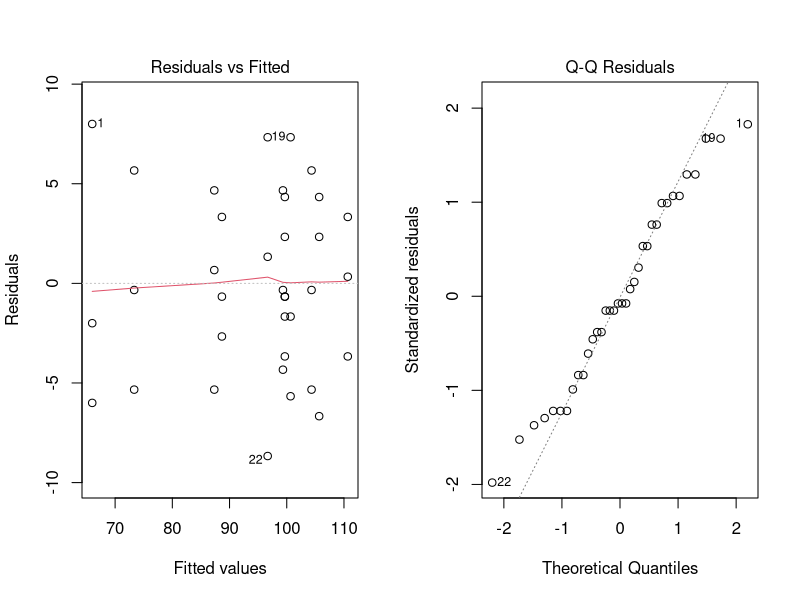
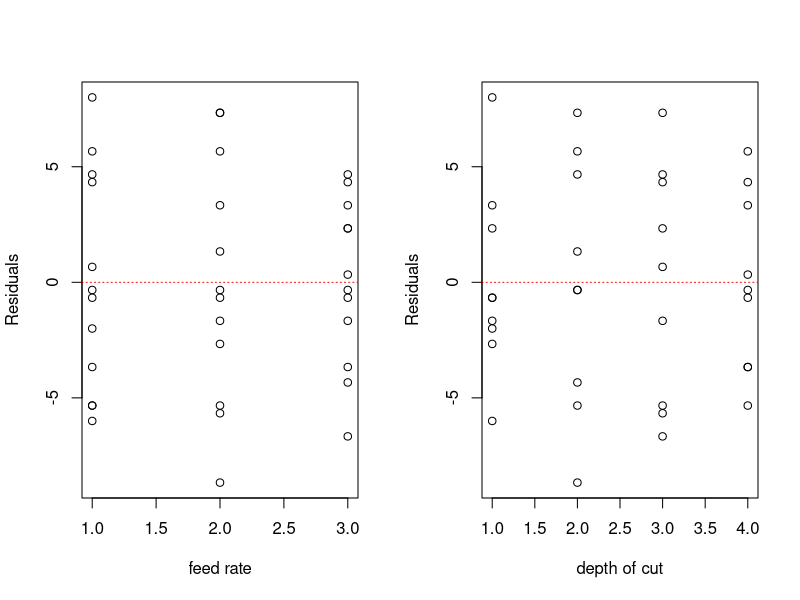
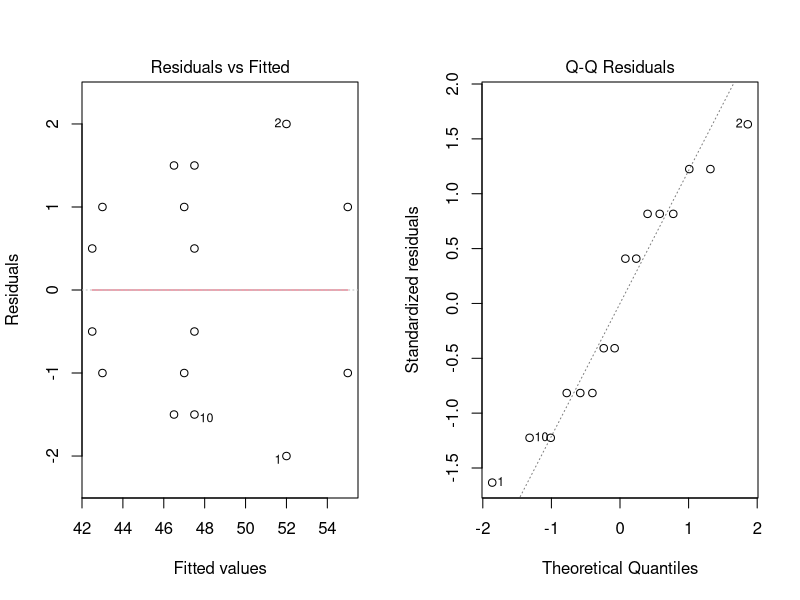
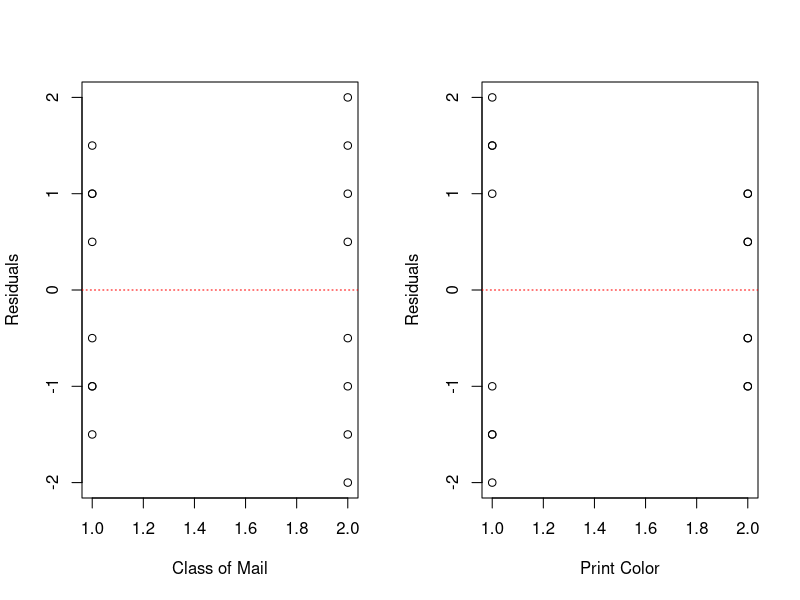
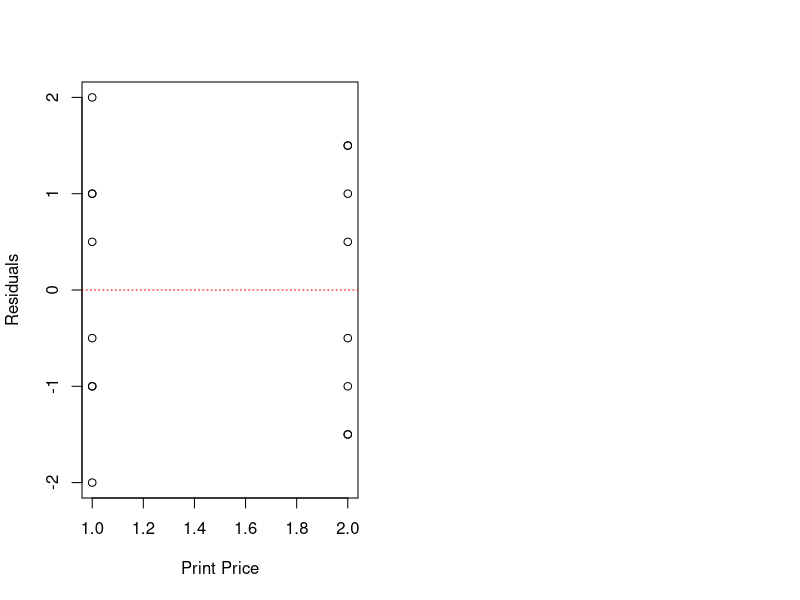

The R script that drew these images, in order:
## ---- chunk 1
feed <- c(rep(0.2,12), rep(0.25,12), rep(0.3,12))
depth <- rep(c(0.15,0.18,0.2, 0.25), 3)
y <- c(74,79,82,99,64,68,88,104,60,73,92,96,92,98,99,104,86,104,108,110,88,88,95,99,99,104,108,114,98,99,110,111,102,95,99,107)
D <- data.frame(y, feed, depth)
D$feed <- as.factor(D$feed)
D$depth <- as.factor(D$depth)
library(dplyr)
y.i <- D %>%
  group_by(feed) %>%
  summarise_each(funs(sum), y)
y.j <- D %>% 
  group_by(depth) %>%
  summarise_each(funs(sum), y)
yij. <- D %>% 
  group_by(feed,depth) %>%
  summarise_each(funs(sum), y)
y.. <- sum(y)
a <- 3; b <- 4; n <- 3; N <- a*b*n
ssa <- (1/(b*n))*sum(y.i$y^2) - y..^2/N 
ssb <- (1/(a*n))*sum(y.j$y^2) - y..^2/N
sssub <- (1/n)*sum(yij.$y^2) - y..^2/N
ssab <- sssub - ssa - ssb
sst <- sum(y^2) - y..^2/N
sse <- sst - ssab - ssa - ssb
msa <- ssa/(a-1); msb <- ssb/(b-1); msab <- ssab/((a-1)*(b-1))
mse <- sse/(a*b*(n-1))
Fa <- msa/mse; Fb <- msb/mse; Fab <- msab/mse
df <- a*b*(n-1)
p.Fa <- 1 - pf(Fa, a-1, df); p.Fb <- 1 - pf(Fb, b-1, df)
p.Fab <- 1 - pf(Fab, (a-1)*(b-1), df)
fit.1 <- aov(y ~ feed*depth, D)
#knitr::kable(anova(fit))
## ---- chunk 2
par(mfrow=c(1,2))
plot(fit.1, which = c(1,2))
## ---- chunk 3
par(mfrow=c(1,2))
plot(fit.1$residuals~as.numeric(D$feed), xlab = "feed rate", 
     ylab = "Residuals"); abline(h=0, lty = 3, col = "red")
plot(fit.1$residuals~as.numeric(D$depth), xlab = "depth of cut", 
     ylab = "Residuals"); abline(h=0, lty = 3, col = "red")
## ---- chunk 4
est.25 <- mean(D[D$feed == 0.25, 1])
est.3 <- mean(D[D$feed == 0.3, 1])
t0 <- qt(0.975, a*b*(n-1))
cv <- sqrt(mse/n)
cv2 <- sqrt(2*mse/n)
## ---- chunk 5
estd.2 <- mean(D[D$depth == 0.2, 1])
estd.25 <- mean(D[D$depth == 0.25, 1])
est <- estd.2 - estd.25
## ---- chunk 6
# get the data into R.  There isn't a file so we will type it in
y <- c(40.9,41.9,42,44.4,46.2,48.4,42.8,43.9,44.8,48.2,48.6,50.7,
       45.4,46,46.2,49.9,50.8,50.3)
resin <- as.factor(c(rep(6,6), rep(9,6), rep(12,6)))
slash <- as.factor(rep(c(0,25,50), 6))
target <- as.factor(rep(c(rep(42,3),rep(48,3)), 3))
G <- data.frame(y, resin, slash, target)
## ---- chunk 7
est.t <- mean(G[G$target == 48,1]) - mean(G[G$target == 42,1])
tar.48 <- G[G$target == 48,1]
tar.42 <- G[G$target == 42,1]
## ---- chunk 8
library(dplyr)
# using R to calculate the model
fit.G <- aov(y ~ target+resin*slash, data = G)
# build the ANOVA table by "hand"
y..k <- G %>% # blocking
  group_by(target) %>%
  summarise_each(funs(sum), y)
y.i <- G %>% # rows
  group_by(resin) %>%
  summarise_each(funs(sum), y)
y.j <- G %>% # columns
  group_by(slash) %>%
  summarise_each(funs(sum), y)
yij. <- G %>% # subgroups
  group_by(resin, slash) %>%
  summarise_each(funs(sum), y)
y.. <- sum(y) # sum of all obs
a <- 3; b <- 3; n <- 2; N <- a*b*n
blocks <- (1/(a*b))*sum(y..k$y^2) - y..^2/N #ss due to blocks
ssa <- (1/(b*n))*sum(y.i$y^2) - y..^2/N #ss due to row
ssb <- (1/(a*n))*sum(y.j$y^2) - y..^2/N # ss due to col
sssub <- (1/n)*sum(yij.$y^2) - y..^2/N # ss sub for interaction
ssab <- sssub - ssa - ssb # ss due to interaction
sst <- sum(y^2) - y..^2/N # total sum of squares
sse <- sst - ssab - ssa - ssb - blocks # ss errors
msa <- ssa/(a-1); msb <- ssb/(b-1); msab <- ssab/((a-1)*(b-1))
msblocks <- blocks/(n-1)
mse <- sse/((a*b-1)*(n-1))
sigdelta <- (msblocks - mse)/(a*b)
Fa <- msa/mse; Fb <- msb/mse; Fab <- msab/mse; Fbl <- msblocks/mse
df <- (a*b-1)*(n-1)
p.Fa <- 1 - pf(Fa, a-1, df); p.Fb <- 1 - pf(Fb, b-1, df)
p.Fab <- 1 - pf(Fab, (a-1)*(b-1), df)
p.Fbl <- 1 - pf(Fbl, n-1, df)
## ---- chunk 9
G$pred <- fit.G$fitted.values 
# append the fitted values to our data table.  Then we can look at 
# what the factor levels are when we predict y at its lowest.  There
# are ways to plot this...it's a little more complex then I want to
# spend time on at the moment.
## ---- chunk 10
one <- 425; a <- 426; b <- 1118; ab <- 1203; c <- 1283 
ac <- 1396; bc <- 1670; abc <- 1807; n <- 4
# Part A, main effects
main.a <- (1/(4*n))*(a-one+ab-b+ac-c+abc-bc)
main.b <- (1/(4*n))*(b+ab+bc+abc-one-a-c-ac)
main.c <- (1/(4*n))*(c+ac+bc+abc-one-a-b-ab)
# table of the main effects
knitr::kable(cbind(main.a, main.b, main.c))
## ---- chunk 11
k <- 3; n <- 4
AB <- (1/(4*n))*(abc-bc+ab-b-ac+c-a+one)
ssab <- (abc-bc+ab-b-ac+c-a+one)^2 / 32
ssa <- (a-one+ab-b+ac-c+abc-bc)^2 / 32
ssb <- (b+ab+bc+abc-one-a-c-ac)^2 / 32
ssc <- (c+ac+bc+abc-one-a-b-ab)^2 / 32
ssbc <- (one+a-b-ab-c-ac+bc+abc)^2 / 32
ssac <- (one-a+b-ab-c+ac-bc+abc)^2 / 32
ssabc <- (abc-bc-ac+c-ab+b+a-one)^2 / 32
sse <- 466150-ssa-ssb-ssc-ssab-ssac-ssbc-ssabc
dfe <- 2^k*(n-1); dft <- 2^k*n - 1
mse <- sse/dfe; Fa <- ssa/mse; Fb <- ssb/mse; Fc <- ssc/mse
Fab <- ssab/mse; Fac <- ssac/mse; Fbc <- ssbc/mse; Fabc <- ssabc/mse
## ---- chunk 12
y <- c(50,54,44,42,46,48,42,43,49,46,48,45,47,48,56,54)
A <- as.factor(rep(c(rep(3,2), rep(1,2)), 4))
B <- as.factor(rep(c(rep("BW", 4), rep("Color",4)), 2))
C <- as.factor(rep(c(rep(19.95,8), rep(24.95,8)), 1))
H <- data.frame(y, A, B, C)
fit.H <- aov(y ~ A*B*C, data = H)
## ---- chunk 13
par(mfrow=c(1,2))
plot(fit.H, which = c(1,2))
## ---- chunk 14
par(mfrow=c(1,2))
plot(fit.H$residuals~as.numeric(H$A), xlab = "Class of Mail", 
     ylab = "Residuals"); abline(h=0, lty = 3, col = "red")
plot(fit.H$residuals~as.numeric(H$B), xlab = "Print Color", 
     ylab = "Residuals"); abline(h=0, lty = 3, col = "red")
plot(fit.H$residuals~as.numeric(H$C), xlab = "Print Price", 
     ylab = "Residuals"); abline(h=0, lty = 3, col = "red")
